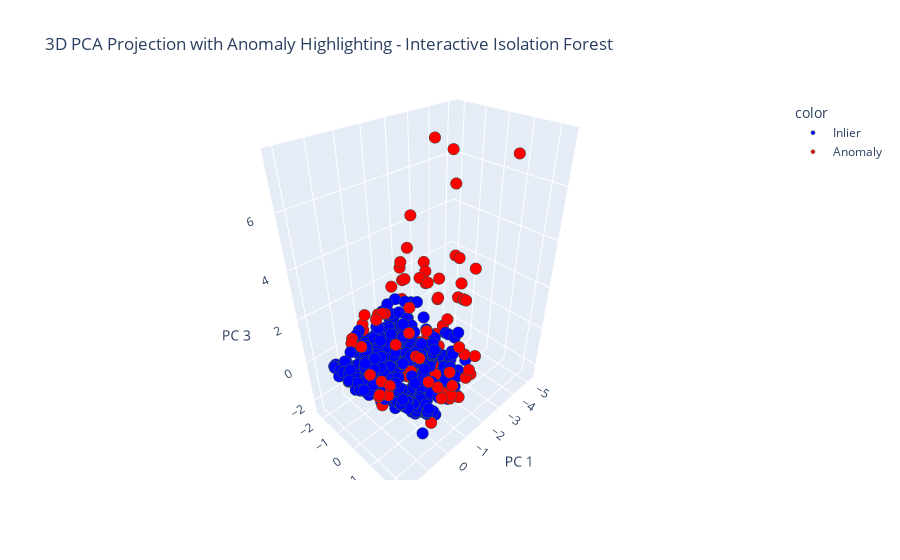

The notebook cell saved with this chart:
### Code cell
import plotly.express as px


labels = ['Inlier' if lab == 1 else 'Anomaly' for lab in predict_test]
color_map = {'Inlier': 'blue', 'Anomaly': 'red'}

# Interactive 3D scatter plot
fig = px.scatter_3d(
    x=feature_pca3[:, 0],
    y=feature_pca3[:, 1],
    z=feature_pca3[:, 2],
    color=labels,
    color_discrete_map=color_map,
    title='3D PCA Projection with Anomaly Highlighting - Interactive Isolation Forest',
    labels={'x': 'PC 1', 'y': 'PC 2', 'z': 'PC 3'}
)
fig.update_traces(marker=dict(size=4, line=dict(width=0.5, color='DarkSlateGrey')))
fig.show()

### Figure 1 — Plotly figure (JSON) as saved in the notebook; plotly's stock layout.template omitted (floating-point values rounded to 4 significant figures; data arrays with more than 128 entries replaced by an {"elided": "..."} marker saying what was removed)
{"data": [{"hovertemplate": "color=Inlier<br>PC 1=%{x}<br>PC 2=%{y}<br>PC 3=%{z}<extra></extra>", "legendgroup": "Inlier", "marker": {"color": "blue", "line": {"color": "DarkSlateGrey", "width": 0.5}, "size": 4, "symbol": "circle"}, "mode": "markers", "name": "Inlier", "scene": "scene", "showlegend": true, "type": "scatter3d", "x": {"elided": "826 float values"}, "y": {"elided": "826 float values"}, "z": {"elided": "826 float values"}}, {"hovertemplate": "color=Anomaly<br>PC 1=%{x}<br>PC 2=%{y}<br>PC 3=%{z}<extra></extra>", "legendgroup": "Anomaly", "marker": {"color": "red", "line": {"color": "DarkSlateGrey", "width": 0.5}, "size": 4, "symbol": "circle"}, "mode": "markers", "name": "Anomaly", "scene": "scene", "showlegend": true, "type": "scatter3d", "x": [-3.018, -1.914, -1.844, -3.046, 1.873, -1.984, 1.883, -5.195, -0.8852, -0.1819, 1.651, 0.3389, -1.4, -3.009, -2.0, -2.914, 0.07663, -0.2576, -1.378, -2.371, -2.242, -0.667, -3.026, 0.3859, 0.3577, -1.55, 0.4959, 0.5298, -4.395, 1.358, 0.1089, -0.246, -2.156, -0.5072, -0.4093, -1.638, 0.1323, -2.426, -0.4611, -3.727, -0.323, 0.3636, -1.973, 1.276, -1.939, -0.358, 0.2782, 0.15, -2.069, -1.798, -0.2526, 0.2423, 0.1368, -2.068, -1.774, -1.269, 1.759, 1.686, -1.92, 1.528, -2.138, -3.327, -1.551, 0.4836, -0.6666, 1.903, -1.843, 1.361, -1.325, -0.01899, 0.2739, -1.062, -1.153, -0.6678, -0.257, -0.1679, -1.508, -0.2695, -1.24, -0.7713, -3.105, -1.511, 0.3765, 0.3497, -1.583, -0.6332, -0.3448, -1.713, 0.381, -0.239, -0.4181, 0.8498, -0.1865], "y": [0.4275, -1.207, -0.4044, 0.1308, 1.298, -0.2675, 1.402, 0.7362, 1.573, 2.418, 1.161, -1.287, -0.2513, 0.5671, 1.952, 0.2365, -0.6202, -1.296, 0.7064, -0.5002, -0.906, -0.01555, 0.4276, 1.977, -1.445, -1.472, 1.68, -0.3629, -1.542, -0.7568, -1.807, 2.419, -0.003266, 1.427, 1.151, -1.526, 2.154, -0.05174, -1.136, -0.7648, -0.3906, 2.079, -0.9135, -0.8081, -1.467, -0.8449, 1.02, 2.345, -0.09069, 1.966, 0.4619, -0.1023, 0.8285, -0.6461, -1.368, 0.7772, 0.723, 1.492, 1.221, 1.406, -0.4048, -0.3182, 1.946, 1.505, 1.009, 1.297, -1.697, -0.1803, 0.2135, 0.3542, 1.02, -0.8508, 1.993, 1.132, -0.3221, -1.297, -1.963, 2.437, 0.2479, 1.849, 0.8494, 1.86, 1.019, 0.6878, 0.4483, 2.338, -0.2876, 1.948, 0.9314, 2.087, 0.06789, 0.9782, -0.305], "z": [1.572, 4.881, 2.489, 1.51, 0.8552, -0.8972, 0.4685, 6.708, 2.491, -0.05486, 1.192, 1.745, 3.0, 1.608, 0.3678, 3.365, 2.042, 1.438, 3.435, 7.579, 2.996, 2.22, 1.587, 0.8366, 1.244, 2.806, 1.761, 2.167, 6.509, 1.396, 0.6084, 0.05714, -0.4993, 0.1415, 3.959, 1.303, 0.5263, 0.3612, 1.443, 5.635, 0.7784, -1.132, -0.7499, 1.519, 3.485, 0.2607, 0.5509, 0.1577, 0.1352, -0.388, -1.071, -1.326, 2.069, 2.789, 0.3716, 2.746, 1.249, 0.845, 3.229, 1.088, -0.2713, 3.059, -0.4162, 1.718, 0.2635, 0.803, 2.004, 1.605, 0.7036, -1.519, 0.5583, 3.531, -1.092, 0.3113, 0.2799, 1.281, 1.731, 0.5141, 0.9775, 0.3503, 3.108, 0.709, 0.3791, 0.7112, 2.353, 1.929, -0.7815, -0.1325, 0.3386, -0.07899, 3.57, 2.11, 0.5726]}], "layout": {"legend": {"title": {"text": "color"}, "tracegroupgap": 0}, "scene": {"domain": {"x": [0, 1], "y": [0, 1]}, "xaxis": {"title": {"text": "PC 1"}}, "yaxis": {"title": {"text": "PC 2"}}, "zaxis": {"title": {"text": "PC 3"}}}, "title": {"text": "3D PCA Projection with Anomaly Highlighting - Interactive Isolation Forest"}}}
